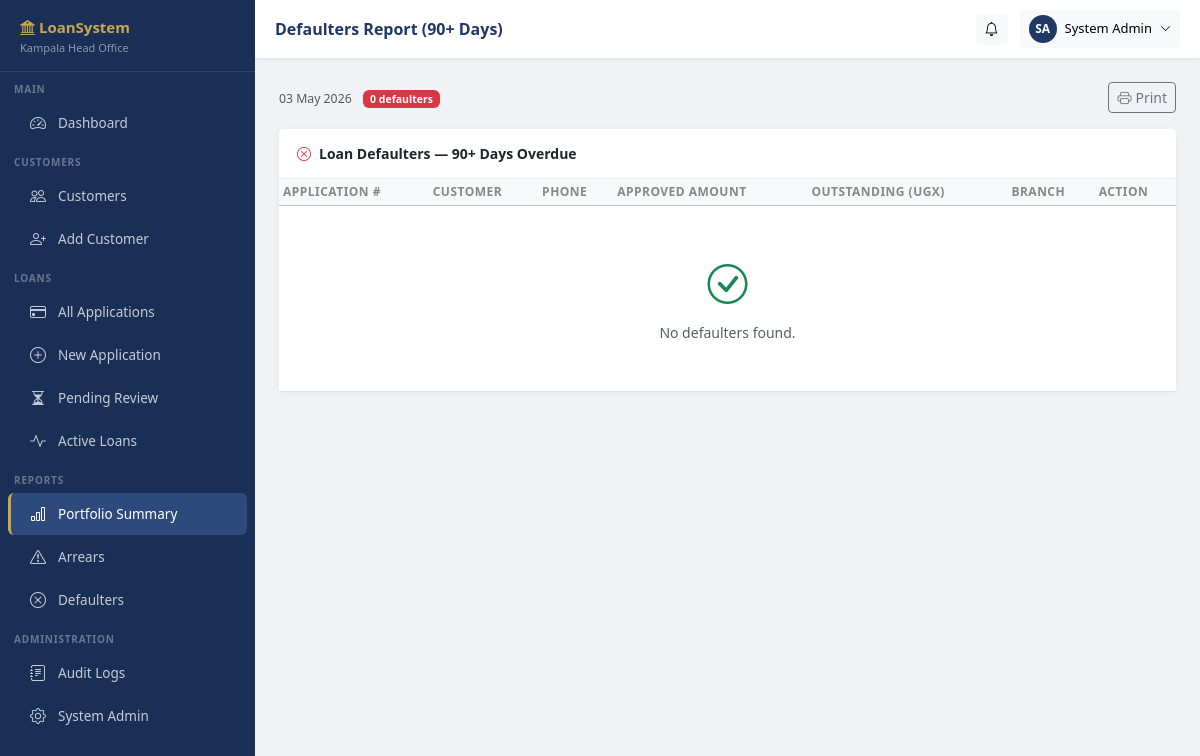
/reports/defaulters/ (signed in), run on the app's committed database.
### apps/accounts/models.py (models this page shows, shortened)
class Branch(models.Model):
    name = models.CharField(max_length=100)
    code = models.CharField(max_length=20, unique=True)
    district = models.CharField(max_length=100)
    address = models.TextField(blank=True)
    phone = models.CharField(max_length=20, blank=True)
    is_head_office = models.BooleanField(default=False)
    is_active = models.BooleanField(default=True)
    created_at = models.DateTimeField(auto_now_add=True)
    class Meta:
        verbose_name_plural = 'Branches'
        ordering = ['name']

class User(AbstractUser):
    ROLE_FIELD_OFFICER    = 'field_officer'
    ROLE_LOAN_OFFICER     = 'loan_officer'
    ROLE_BRANCH_MANAGER   = 'branch_manager'
    ROLE_FINANCE_OFFICER  = 'finance_officer'
    ROLE_MD               = 'managing_director'
    ROLE_ADMIN            = 'admin'
    ROLE_AUDITOR          = 'auditor'
    ROLE_CHOICES = [
        (ROLE_FIELD_OFFICER,   'Field Officer'),
        (ROLE_LOAN_OFFICER,    'Loan Officer'),
        (ROLE_BRANCH_MANAGER,  'Branch Manager'),
        (ROLE_FINANCE_OFFICER, 'Finance Officer'),
        (ROLE_MD,              'Managing Director'),
        (ROLE_ADMIN,           'System Administrator'),
        (ROLE_AUDITOR,         'Internal Auditor'),
    ]
    role   = models.CharField(max_length=30, choices=ROLE_CHOICES, default=ROLE_FIELD_OFFICER)
    branch = models.ForeignKey(Branch, on_delete=models.SET_NULL, null=True, blank=True,
                               related_name='users')
    phone  = models.CharField(max_length=20, blank=True)
    must_change_password = models.BooleanField(default=True)
    last_active = models.DateTimeField(null=True, blank=True)
    failed_login_attempts = models.PositiveSmallIntegerField(default=0)
    locked_at = models.DateTimeField(null=True, blank=True)
    @property
    def is_sys_admin(self):       return self.role == self.ROLE_ADMIN
    @property
    def is_auditor(self):         return self.role == self.ROLE_AUDITOR
    @property
    def sees_all_branches(self):
        return self.role in [self.ROLE_MD, self.ROLE_ADMIN, self.ROLE_AUDITOR]

### apps/reports/views.py (the view)
# urls.py: path('defaulters/', views.defaulters_report,   name='defaulters'),
@login_required
def defaulters_report(request):
    today = date.today()
    cutoff = today - timedelta(days=90)
    overdue = RepaymentSchedule.objects.filter(
        due_date__lte=cutoff, is_paid=False
    ).select_related('loan__customer', 'loan__branch')
    if not request.user.sees_all_branches:
        overdue = overdue.filter(loan__branch=request.user.branch)
    loan_ids = overdue.values_list('loan_id', flat=True).distinct()
    loans = LoanApplication.objects.filter(pk__in=loan_ids).select_related('customer')
    log_action(request.user, 'export', None, after={'report': 'defaulters'})
    return render(request, 'reports/defaulters.html', {
        'loans': loans, 'report_date': today,
    })

### apps/accounts/context_processors.py (called while the page is built)
def user_role(request):
    if request.user.is_authenticated:
        return {
            'user_role': request.user.role,
            'user_branch': request.user.branch,
        }
    return {}

### apps/audit/utils.py (called while the page is built)
def log_action(user, action, obj, before=None, after=None, ip=None):
    AuditLog.objects.create(
        user=user,
        action=action,
        model_name=obj.__class__.__name__ if obj else '',
        object_id=str(obj.pk) if obj and hasattr(obj, 'pk') else '',
        object_repr=str(obj) if obj else '',
        before_data=before,
        after_data=after,
        ip_address=ip,
    )

### apps/notifications/context_processors.py (called while the page is built)
def unread_notifications(request):
    if request.user.is_authenticated:
        count = request.user.notifications.filter(is_read=False).count()
        recent = request.user.notifications.filter(is_read=False)[:5]
        return {'unread_notif_count': count, 'recent_notifications': recent}
    return {'unread_notif_count': 0, 'recent_notifications': []}

### templates/reports/defaulters.html (shortened to what this page needs)
{% extends "base/base.html" %}
{% load humanize %}
{% block page_title %}Defaulters Report (90+ Days){% endblock %}
{% block nav_reports %}active{% endblock %}
{% block content %}
<div class="d-flex justify-content-between align-items-center mb-3">
  <div>
    <span class="text-muted small">{{ report_date|date:"d F Y" }}</span>
    <span class="badge bg-danger ms-2">{{ loans|length }} defaulter{{ loans|length|pluralize }}</span>
  </div>
  <button onclick="window.print()" class="btn btn-sm btn-outline-secondary">
    <i class="bi bi-printer me-1"></i>Print
  </button>
</div>
<div class="card">
  <div class="card-header">
    <i class="bi bi-x-circle me-2 text-danger"></i>Loan Defaulters — 90+ Days Overdue
  </div>
  <div class="table-responsive">
    <table class="table table-hover table-sm mb-0">
      <thead class="table-light">
        <tr>
          <th>Application #</th>
          <th>Customer</th>
          <th>Phone</th>
          <th>Approved Amount</th>
          <th>Outstanding (UGX)</th>
          <th>Branch</th>
          <th>Action</th>
        </tr>
      </thead>
      <tbody>
        {% for loan in loans %}
        <tr class="table-danger">
          <td><code style="font-size:11px;">{{ loan.application_number }}</code></td>
          <td>
            <div class="fw-500">{{ loan.customer.full_name }}</div>
            <small class="text-muted">{{ loan.customer.nin }} | {{ loan.customer.district }}</small>
          </td>
          <td>{{ loan.customer.primary_phone }}</td>
          <td>UGX {{ loan.approved_amount|floatformat:0|intcomma }}</td>
          <td class="fw-500">UGX {{ loan.outstanding_balance|floatformat:0|intcomma }}</td>
          <td style="font-size:11px;">{{ loan.branch.name }}</td>
          <td>
            <a href="{% url 'loans:detail' loan.pk %}" class="btn btn-sm btn-outline-danger" style="font-size:11px;">
              View
            </a>
          </td>
        </tr>
        {% empty %}
        <tr>
          <td colspan="7" class="text-center py-5 text-muted">
            <i class="bi bi-check-circle fs-1 d-block mb-2 text-success"></i>
            No defaulters found.
          </td>
        </tr>
        {% endfor %}
      </tbody>
    </table>
  </div>
</div>
{% endblock %}

### templates/base/base.html (shortened to what this page needs)
<!DOCTYPE html>
<html lang="en">
<head>
<link href="https://cdn.jsdelivr.net/npm/bootstrap@5.3.2/dist/css/bootstrap.min.css" rel="stylesheet">
<link href="https://cdn.jsdelivr.net/npm/bootstrap-icons@1.11.3/font/bootstrap-icons.css" rel="stylesheet">
</head>
<body>
<nav id="sidebar">
  <div class="brand">
    <h5><i class="bi bi-bank2"></i> LoanSystem</h5>
    <small>{% if user_branch %}{{ user_branch.name }}{% else %}Head Office{% endif %}</small>
  </div>
  <div class="nav-section">Main</div>
  <a href="{% url 'dashboard:home' %}" class="nav-link {% block nav_dashboard %}{% endblock %}">
    <i class="bi bi-speedometer2"></i> Dashboard
  </a>
  <div class="nav-section">Customers</div>
  <a href="{% url 'customers:list' %}" class="nav-link {% block nav_customers %}{% endblock %}">
    <i class="bi bi-people"></i> Customers
  </a>
  {% if not request.user.is_auditor %}
  <a href="{% url 'customers:create' %}" class="nav-link">
    <i class="bi bi-person-plus"></i> Add Customer
  </a>
  {% endif %}
  <div class="nav-section">Loans</div>
  <a href="{% url 'loans:list' %}" class="nav-link {% block nav_loans %}{% endblock %}">
    <i class="bi bi-credit-card"></i> All Applications
  </a>
  {% if not request.user.is_auditor %}
  <a href="{% url 'loans:create' %}" class="nav-link">
    <i class="bi bi-plus-circle"></i> New Application
  </a>
  {% endif %}
  <a href="{% url 'loans:list' %}?status=submitted" class="nav-link">
    <i class="bi bi-hourglass-split"></i> Pending Review
  </a>
  <a href="{% url 'loans:list' %}?status=active" class="nav-link">
    <i class="bi bi-activity"></i> Active Loans
  </a>
  <div class="nav-section">Reports</div>
  <a href="{% url 'reports:portfolio' %}" class="nav-link {% block nav_reports %}{% endblock %}">
    <i class="bi bi-bar-chart"></i> Portfolio Summary
  </a>
  <a href="{% url 'reports:arrears' %}" class="nav-link">
    <i class="bi bi-exclamation-triangle"></i> Arrears
  </a>
  <a href="{% url 'reports:defaulters' %}" class="nav-link">
    <i class="bi bi-x-circle"></i> Defaulters
  </a>
  {% if request.user.is_sys_admin or request.user.is_auditor %}
  <div class="nav-section">Administration</div>
  <a href="{% url 'audit:logs' %}" class="nav-link">
    <i class="bi bi-journal-text"></i> Audit Logs
  </a>
  <a href="/admin/" class="nav-link">
    <i class="bi bi-gear"></i> System Admin
  </a>
  {% endif %}
  <div style="height: 40px;"></div>
</nav>
<header id="topbar">
  <span class="page-title">{% block page_title %}Dashboard{% endblock %}</span>
  <div class="dropdown">
    <button class="btn btn-light btn-sm btn-notif" data-bs-toggle="dropdown">
      <i class="bi bi-bell"></i>
    </button>
  </div>
  <div class="dropdown">
    <button class="btn btn-light btn-sm d-flex align-items-center gap-2" data-bs-toggle="dropdown">
      <div style="width:28px;height:28px;border-radius:50%;background:var(--primary);
                  color:#fff;font-size:12px;display:flex;align-items:center;justify-content:center;font-weight:700;">
        {{ request.user.first_name|first|upper }}{{ request.user.last_name|first|upper }}
      </div>
      <span class="d-none d-md-inline" style="font-size:13px;">{{ request.user.get_full_name|default:request.user.username }}</span>
      <i class="bi bi-chevron-down" style="font-size:11px;"></i>
    </button>
  </div>
</header>
<main id="main">
  {% block content %}{% endblock %}
</main>
</body>
</html>

### templates/base/base.html (style rules this page uses)
:root { --sidebar-w: 255px; --topbar-h: 58px; --primary: #1F3864; --accent: #C9A84C; --sidebar-bg: #1a2f55; --sidebar-hover: #2e4a7c; }
body { background: #f0f2f5; font-family: 'Segoe UI', Arial, sans-serif; font-size: 14px; }
#sidebar { position: fixed; top: 0; left: 0; width: var(--sidebar-w); height: 100vh; background: var(--sidebar-bg); overflow-y: auto; z-index: 1040; transition: transform .25s; }
#sidebar .brand { padding: 18px 20px 14px; border-bottom: 1px solid rgba(255,255,255,.1); }
#sidebar .brand h5 { color: var(--accent); font-weight: 700; margin: 0; font-size: 15px; }
#sidebar .brand small { color: rgba(255,255,255,.5); font-size: 11px; }
#sidebar .nav-section { padding: 10px 14px 4px; font-size: 10px; font-weight: 600; letter-spacing: .08em; color: rgba(255,255,255,.35); text-transform: uppercase; }
#sidebar .nav-link { color: rgba(255,255,255,.75); padding: 9px 20px; border-radius: 6px; margin: 1px 8px; font-size: 13.5px; display: flex; align-items: center; gap: 10px; transition: all .15s; }
#sidebar .nav-link:hover, #sidebar .nav-link.active { background: var(--sidebar-hover); color: #fff; }
#sidebar .nav-link.active { border-left: 3px solid var(--accent); padding-left: 17px; }
#sidebar .nav-link i { font-size: 16px; width: 20px; text-align: center; }
#topbar { position: fixed; top: 0; left: var(--sidebar-w); right: 0; height: var(--topbar-h); background: #fff; box-shadow: 0 1px 4px rgba(0,0,0,.08); z-index: 1030; display: flex; align-items: center; padding: 0 20px; gap: 12px; }
#topbar .page-title { font-weight: 600; font-size: 16px; color: var(--primary); flex: 1; }
#topbar .btn-notif { position: relative; }
#main { margin-left: var(--sidebar-w); margin-top: var(--topbar-h); padding: 24px; min-height: calc(100vh - var(--topbar-h)); }
.card { border: none; border-radius: 10px; box-shadow: 0 1px 6px rgba(0,0,0,.06); }
.card-header { background: #fff; border-bottom: 1px solid #f0f0f0; font-weight: 600; padding: 14px 18px; }
.table th { font-size: 12px; text-transform: uppercase; letter-spacing: .04em; color: #888; font-weight: 600; }

### data on the page
Branch: name "Kampala Head Office"
User: user.first_name|first "S", user.last_name|first "A", user.get_full_name "System Admin"

### other printed values
{{ loans|length }} "0"
